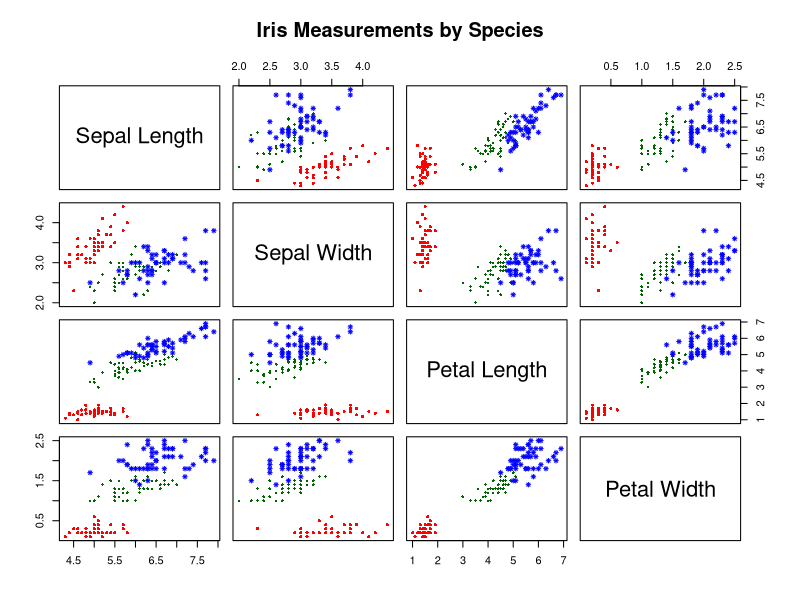

R code for this plot:
# Week 11 - Recreating a published iris figure
# Source: Murphy, Machine Learning: A Probabilistic Perspective
# Figure 1.4
# Dataset: Edgar Anderson's iris measurements

data(iris)

# Species colors and plotting symbols
colors <- c("red", "darkgreen", "blue")
symbols <- c(16, 18, 8)

# Create a scatterplot matrix with histograms on diagonal
png("recreated_figure.png", width=1400, height=1400, res=150)

par(mar=c(2,2,2,2))

# Function for diagonal histograms
panel_hist <- function(x, ...) {
  usr <- par("usr")
  on.exit(par(usr=usr))
  par(usr=c(usr[1:2], 0, 1.5))
  h <- hist(x, plot=FALSE)
  breaks <- h$breaks
  y <- h$counts / max(h$counts)
  rect(breaks[-length(breaks)], 0,
       breaks[-1], y,
       col="lightblue", border="white")
}

# Function for colored scatterplots
panel_points <- function(x, y, ...) {
  points(x, y,
         col=colors[as.integer(iris$Species)],
         pch=symbols[as.integer(iris$Species)],
         cex=0.65)
}

pairs(iris[,1:4],
      diagonal.panel=panel_hist,
      lower.panel=panel_points,
      upper.panel=panel_points,
      labels=c("Sepal Length",
               "Sepal Width",
               "Petal Length",
               "Petal Width"),
      main="Iris Measurements by Species")

dev.off()

cat("Recreated scientific figure saved.\n")
